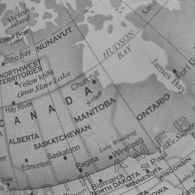
#> input picture Lab5/Trials/Globe.png, 195 x 195 px
$ jupyter execute --allow-errors test2.ipynb
#> lines starting #> are read from the running program, lines starting #| are printed output that depends on the picture
#> further down, image1 is the input picture: shape (195, 195); min 47, max 185, mean 146.4
[cell 1]
import numpy as np
import math
import cv2 as cv
import matplotlib.pyplot as plt
from PIL import Image

[cell 2]
# [6 lines of commented-out code are left out]

[cell 3]
def get_kernel_size(sigma):
    # [12 lines of commented-out code are left out]
        k = np.ceil(6 * sigma)
        return int(k)

[cell 4]
def pad(k , image):
 h,w = image.shape[:2]
 output_image = np.zeros((h, w), dtype=np.float32)
 output_image = np.pad(image,(int(( k - 1 )/2), int(( k - 1 )/2)), 'constant')
#  print(output_image.shape)
 plt.imshow(output_image,'gray')
 hp , wp = output_image.shape
 return output_image

[cell 5]
def make_kernel(k , sigma):
    kernel = np.zeros((k,k) , np.float32)
    if k == 1:
        return np.ones((k,k))
    for x in range(k):
        for y in range(k):
            normal = 1 / ( 2 * np.pi * sigma**2 )
            exp_term = np.exp(-( x**2 + y**2 ) / (2 * sigma**2))
            kernel [x,y] = normal*exp_term
    kernel = kernel/np.sum(kernel)

    return kernel

[cell 6]
# [13 lines of commented-out code are left out]

[cell 7]
def space_invariant(sigma , image):
 h,w = image.shape[:2]
 temp_out = np.zeros((h,w))
 k = np.ceil(6*sigma)+1
 k_mid = k//2
 if (sigma!=0):
  gaussian_filter = make_kernel(k,sigma)
  output_image = pad(sigma , image)
  for x in range(k_mid , h + k_mid):
   for y in range(k_mid , w + k_mid):
    op = 0
    for i in range(k):
     for j in range(k):
      op+= gaussian_filter[i,j]*output_image[x-k_mid+i , y - k_mid+j]
    temp_out[x-k_mid , y - k_mid] = op
 else :
  temp_out = image
 return temp_out

[cell 8]
# [24 lines of commented-out code are left out]

[cell 9]
"""def space_variant(image):
    h, w = image.shape[:2]
    N = h
    A = 2.0
    # B = (N*N)/(2*np.log(200))
    B = (N*N)/4.602
    sigma_matrix = np.zeros((N,N))
    for m in range(N):
     for n in range(N):
      exp_term = np.exp(-((m - (N/2))**2 + (n - (N/2))**2) / B )
      sigma = A*exp_term
      sigma_matrix[m,n] = sigma
    print(sigma_matrix)
    # print(h,w)
    k_largest = 0
    for i in range(N):
        for j in range(N):
            k = np.ceil(6 * sigma_matrix[i, j]) + 1
            k = k.astype(int)
            if k > k_largest:
                k_largest = k
                sigma_with_largest_k = sigma_matrix[i, j]
    k_mid = k_largest // 2
    output_image = pad(sigma_with_largest_k, image)
    h_out , w_out = output_image.shape[:2]

    temp_out = np.zeros((h, w))
    print(temp_out.shape)
    for i in range(k_mid, h + k_mid):
        for j in range(k_mid, w + k_mid):
            sigma = sigma_matrix[i - k_mid, j - k_mid]  # Adjust index to access sigma_matrix correctly
            print("sigma:",sigma)
            intensity = image[i - k_mid, j - k_mid]
            k_ = int(np.ceil(6*sigma)+1)
            # k_ = get_kernel_size(sigma)
            k__mid = k_//2
            kernel = make_kernel(k_, sigma)
            print("k:",k_)
            print("kmid",k__mid)
            temp_out[i- k__mid : i+ k__mid+1 , j- k__mid : j+ k__mid+1 ] = intensity*kernel
            print(temp_out.shape)
    return temp_out
"""

[cell 10]
import numpy as np

def space_variant(image):
    h, w = image.shape[:2]
#> h = 195; w = 195
    N = h
#> N = 195
    A = 2.0
    temp_out = np.zeros((h, w))
    B = (N**2)/(2*np.log(200))
#> B = 3588.4
    # B = (N*N)/4.602
    sigma_matrix = np.zeros((N,N))
    for m in range(N):
        for n in range(N):
            exp_term = np.exp(-((m - (N/2))**2 + (n - (N/2))**2) / B )
            sigma = A * exp_term
            sigma_matrix[m, n] = sigma
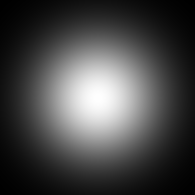
#> sigma_matrix: shape (195, 195) float64; min 0.01, max 2, mean 0.568; drawn with min black and max white
    print(sigma_matrix)
#> (printed output is left out)
    # print(h, w)
    k_largest = 0
    for i in range(N):
        for j in range(N):
            k = np.ceil(6 * sigma_matrix[i, j]) + 1
            k = k.astype(int)
            if k > k_largest:
                k_largest = k
                sigma_with_largest_k = sigma_matrix[i, j]
#> after the loop, k_largest = 13; sigma_with_largest_k = 1.84
    k_mid = k_largest // 2
#> k_mid = 6
    output_image = pad(sigma_with_largest_k, image)
    h_out, w_out = output_image.shape[:2]
#> h_out = 195; w_out = 195
    for x in range(k_mid, h + k_mid):
        for y in range(k_mid, w + k_mid):
            op = 0
            sigma = sigma_matrix[x - k_mid, y - k_mid]  # Adjust index to access sigma_matrix correctly
            print("sigma:", sigma)
            intensity = image[x - k_mid, y - k_mid]
            k_ = int(np.ceil(6 * sigma) + 1)
            # k_ = get_kernel_size(sigma)
            k__mid = k_ // 2
            kernel = make_kernel(k_, sigma)
            print("k:", k_)
            print("kmid", k__mid)
            for i in range(k_):
                for j in range(k_):
                    op += kernel[i, j] * output_image[x - k_mid + i, y - k_mid + j]
    temp_out[x - k_mid, y - k_mid] = op
    return temp_out

[cell 11]
image1 = np.array(Image.open('Globe.png').convert("L"))
#> (the rest of this cell did not finish here and is left out)
